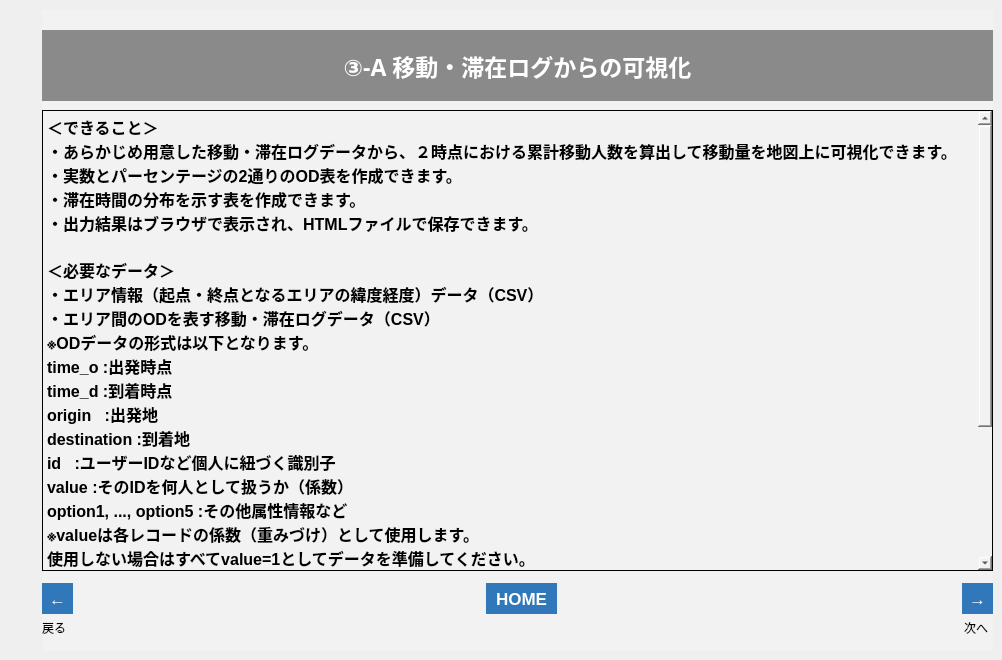
   <widget class="QWidget" name="tab_18">
    <attribute name="title">
     <string>003_1</string>
    </attribute>
    <widget class="QFrame" name="frame_18">
     <property name="geometry">
      <rect>
       <x>42</x>
       <y>10</y>
       <width>951</width>
       <height>641</height>
      </rect>
     </property>
     <property name="styleSheet">
      <string notr="true">background-color: rgb(242, 242, 242);</string>
     </property>
     <property name="frameShape">
      <enum>QFrame::NoFrame</enum>
     </property>
     <property name="frameShadow">
      <enum>QFrame::Plain</enum>
     </property>
     <property name="lineWidth">
      <number>0</number>
     </property>
     <widget class="QLabel" name="label_89">
      <property name="geometry">
       <rect>
        <x>922</x>
        <y>610</y>
        <width>31</width>
        <height>16</height>
       </rect>
      </property>
      <property name="text">
       <string>次へ</string>
      </property>
     </widget>
     <widget class="QLabel" name="label_90">
      <property name="geometry">
       <rect>
        <x>0</x>
        <y>610</y>
        <width>50</width>
        <height>16</height>
       </rect>
      </property>
      <property name="text">
       <string>戻る</string>
      </property>
     </widget>
     <widget class="QToolButton" name="btn_003_1_n">
      <property name="geometry">
       <rect>
        <x>920</x>
        <y>573</y>
        <width>31</width>
        <height>31</height>
       </rect>
      </property>
      <property name="font">
       <font>
        <pointsize>13</pointsize>
        <weight>75</weight>
        <bold>true</bold>
       </font>
      </property>
      <property name="styleSheet">
       <string notr="true">background-color: rgb(48,120,186);
color: rgb(255, 255, 255);
border: none;</string>
      </property>
      <property name="text">
       <string>→</string>
      </property>
     </widget>
     <widget class="QToolButton" name="btn_003_1_b">
      <property name="geometry">
       <rect>
        <x>0</x>
        <y>573</y>
        <width>31</width>
        <height>31</height>
       </rect>
      </property>
      <property name="font">
       <font>
        <pointsize>13</pointsize>
        <weight>75</weight>
        <bold>true</bold>
       </font>
      </property>
      <property name="styleSheet">
       <string notr="true">background-color: rgb(48,120,186);
color: rgb(255, 255, 255);
border: none;</string>
      </property>
      <property name="text">
       <string>←</string>
      </property>
     </widget>
     <widget class="QLabel" name="label_91">
      <property name="geometry">
       <rect>
        <x>0</x>
        <y>20</y>
        <width>951</width>
        <height>71</height>
       </rect>
      </property>
      <property name="font">
       <font>
        <family>游ゴシック</family>
        <pointsize>17</pointsize>
        <weight>75</weight>
        <bold>true</bold>
       </font>
      </property>
      <property name="styleSheet">
       <string notr="true">background-color: rgb(138, 138, 138);
color: rgb(255, 255, 255);</string>
      </property>
      <property name="text">
       <string>③-A 移動・滞在ログからの可視化</string>
      </property>
      <property name="alignment">
       <set>Qt::AlignCenter</set>
      </property>
     </widget>
     <widget class="QToolButton" name="btn_home_15">
      <property name="geometry">
       <rect>
        <x>444</x>
        <y>573</y>
        <width>71</width>
        <height>31</height>
       </rect>
      </property>
      <property name="font">
       <font>
        <pointsize>13</pointsize>
        <weight>75</weight>
        <bold>true</bold>
       </font>
      </property>
      <property name="styleSheet">
       <string notr="true">background-color: rgb(48,120,186);
color: rgb(255, 255, 255);
border: none;</string>
      </property>
      <property name="text">
       <string>HOME</string>
      </property>
     </widget>
     <widget class="QTextEdit" name="textEdit_3">
      <property name="geometry">
       <rect>
        <x>0</x>
        <y>100</y>
        <width>951</width>
        <height>461</height>
       </rect>
      </property>
      <property name="palette">
       <palette>
        <active>
         <colorrole role="Button">
          <brush brushstyle="SolidPattern">
           <color alpha="255">
            <red>242</red>
            <green>242</green>
            <blue>242</blue>
           </color>
          </brush>
         </colorrole>
         <colorrole role="Base">
          <brush brushstyle="SolidPattern">
           <color alpha="255">
            <red>242</red>
            <green>242</green>
            <blue>242</blue>
           </color>
          </brush>
         </colorrole>
         <colorrole role="Window">
          <brush brushstyle="SolidPattern">
           <color alpha="255">
            <red>242</red>
            <green>242</green>
            <blue>242</blue>
           </color>
          </brush>
         </colorrole>
         <colorrole role="Highlight">
          <brush brushstyle="SolidPattern">
           <color alpha="255">
            <red>143</red>
            <green>201</green>
            <blue>247</blue>
           </color>
          </brush>
         </colorrole>
        </active>
        <inactive>
         <colorrole role="Button">
          <brush brushstyle="SolidPattern">
           <color alpha="255">
            <red>242</red>
            <green>242</green>
            <blue>242</blue>
           </color>
          </brush>
         </colorrole>
         <colorrole role="Base">
          <brush brushstyle="SolidPattern">
           <color alpha="255">
            <red>242</red>
            <green>242</green>
            <blue>242</blue>
           </color>
          </brush>
         </colorrole>
         <colorrole role="Window">
          <brush brushstyle="SolidPattern">
           <color alpha="255">
            <red>242</red>
            <green>242</green>
            <blue>242</blue>
           </color>
          </brush>
         </colorrole>
         <colorrole role="Highlight">
          <brush brushstyle="SolidPattern">
           <color alpha="255">
            <red>143</red>
            <green>201</green>
            <blue>247</blue>
           </color>
          </brush>
         </colorrole>
        </inactive>
        <disabled>
         <colorrole role="Button">
          <brush brushstyle="SolidPattern">
           <color alpha="255">
            <red>242</red>
            <green>242</green>
            <blue>242</blue>
           </color>
          </brush>
         </colorrole>
         <colorrole role="Base">
          <brush brushstyle="SolidPattern">
           <color alpha="255">
            <red>242</red>
            <green>242</green>
            <blue>242</blue>
           </color>
          </brush>
         </colorrole>
         <colorrole role="Window">
          <brush brushstyle="SolidPattern">
           <color alpha="255">
            <red>242</red>
            <green>242</green>
            <blue>242</blue>
           </color>
          </brush>
         </colorrole>
         <colorrole role="Highlight">
          <brush brushstyle="SolidPattern">
           <color alpha="255">
            <red>143</red>
            <green>201</green>
            <blue>247</blue>
           </color>
          </brush>
         </colorrole>
        </disabled>
       </palette>
      </property>
      <property name="font">
       <font>
        <pointsize>14</pointsize>
       </font>
      </property>
      <property name="styleSheet">
       <string notr="true">selection-background-color: rgb(143, 201, 247);</string>
      </property>
      <property name="frameShape">
       <enum>QFrame::Panel</enum>
      </property>
      <property name="frameShadow">
       <enum>QFrame::Plain</enum>
      </property>
      <property name="verticalScrollBarPolicy">
       <enum>Qt::ScrollBarAlwaysOn</enum>
      </property>
      <property name="readOnly">
       <bool>true</bool>
      </property>
      <property name="html">
       <string>&lt;!DOCTYPE HTML PUBLIC &quot;-//W3C//DTD HTML 4.0//EN&quot; &quot;http://www.w3.org/TR/REC-html40/strict.dtd&quot;&gt;
&lt;html&gt;&lt;head&gt;&lt;meta name=&quot;qrichtext&quot; content=&quot;1&quot; /&gt;&lt;style type=&quot;text/css&quot;&gt;
p, li { white-space: pre-wrap; }
&lt;/style&gt;&lt;/head&gt;&lt;body style=&quot; font-family:'MS UI Gothic'; font-size:14pt; font-weight:400; font-style:normal;&quot;&gt;
&lt;p style=&quot; margin-top:0px; margin-bottom:0px; margin-left:0px; margin-right:0px; -qt-block-indent:0; text-indent:0px;&quot;&gt;&lt;span style=&quot; font-family:'游ゴシック'; font-size:12pt; font-weight:600; color:#000000;&quot;&gt;＜できること＞&lt;/span&gt;&lt;span style=&quot; font-size:12pt;&quot;&gt; &lt;/span&gt;&lt;/p&gt;
&lt;p style=&quot; margin-top:0px; margin-bottom:0px; margin-left:0px; margin-right:0px; -qt-block-indent:0; text-indent:0px;&quot;&gt;&lt;span style=&quot; font-family:'游ゴシック'; font-size:12pt; font-weight:600; color:#000000;&quot;&gt;・あらかじめ用意した移動・滞在ログデータから、２時点における累計移動人数を算出して移動量を地図上に可視化できます。&lt;/span&gt;&lt;span style=&quot; font-size:12pt;&quot;&gt; &lt;/span&gt;&lt;/p&gt;
&lt;p style=&quot; margin-top:0px; margin-bottom:0px; margin-left:0px; margin-right:0px; -qt-block-indent:0; text-indent:0px;&quot;&gt;&lt;span style=&quot; font-family:'游ゴシック'; font-size:12pt; font-weight:600; color:#000000;&quot;&gt;・実数とパーセンテージの&lt;/span&gt;&lt;span style=&quot; font-family:'Calibri'; font-size:12pt; font-weight:600; color:#000000;&quot;&gt;2&lt;/span&gt;&lt;span style=&quot; font-family:'游ゴシック'; font-size:12pt; font-weight:600; color:#000000;&quot;&gt;通りの&lt;/span&gt;&lt;span style=&quot; font-family:'Calibri'; font-size:12pt; font-weight:600; color:#000000;&quot;&gt;OD&lt;/span&gt;&lt;span style=&quot; font-family:'游ゴシック'; font-size:12pt; font-weight:600; color:#000000;&quot;&gt;表を作成できます。&lt;/span&gt;&lt;span style=&quot; font-size:12pt;&quot;&gt; &lt;/span&gt;&lt;/p&gt;
&lt;p style=&quot; margin-top:0px; margin-bottom:0px; margin-left:0px; margin-right:0px; -qt-block-indent:0; text-indent:0px;&quot;&gt;&lt;span style=&quot; font-family:'游ゴシック'; font-size:12pt; font-weight:600; color:#000000;&quot;&gt;・滞在時間の分布を示す表を作成できます。&lt;/span&gt;&lt;span style=&quot; font-size:12pt;&quot;&gt; &lt;/span&gt;&lt;/p&gt;
&lt;p style=&quot; margin-top:0px; margin-bottom:0px; margin-left:0px; margin-right:0px; -qt-block-indent:0; text-indent:0px;&quot;&gt;&lt;span style=&quot; font-family:'游ゴシック'; font-size:12pt; font-weight:600; color:#000000;&quot;&gt;・出力結果はブラウザで表示され、&lt;/span&gt;&lt;span style=&quot; font-family:'Calibri'; font-size:12pt; font-weight:600; color:#000000;&quot;&gt;HTML&lt;/span&gt;&lt;span style=&quot; font-family:'游ゴシック'; font-size:12pt; font-weight:600; color:#000000;&quot;&gt;ファイルで保存できます。&lt;/span&gt;&lt;span style=&quot; font-size:12pt;&quot;&gt; &lt;/span&gt;&lt;/p&gt;
&lt;p style=&quot;-qt-paragraph-type:empty; margin-top:0px; margin-bottom:0px; margin-left:0px; margin-right:0px; -qt-block-indent:0; text-indent:0px;&quot;&gt;&lt;br /&gt;&lt;/p&gt;
&lt;p style=&quot; margin-top:0px; margin-bottom:0px; margin-left:0px; margin-right:0px; -qt-block-indent:0; text-indent:0px;&quot;&gt;&lt;span style=&quot; font-family:'游ゴシック'; font-size:12pt; font-weight:600; color:#000000;&quot;&gt;＜必要なデータ＞&lt;/span&gt;&lt;span style=&quot; font-size:12pt;&quot;&gt; &lt;/span&gt;&lt;/p&gt;
&lt;p style=&quot; margin-top:0px; margin-bottom:0px; margin-left:0px; margin-right:0px; -qt-block-indent:0; text-indent:0px;&quot;&gt;&lt;span style=&quot; font-family:'游ゴシック'; font-size:12pt; font-weight:600; color:#000000;&quot;&gt;・エリア情報（起点・終点となるエリアの緯度経度）データ（&lt;/span&gt;&lt;span style=&quot; font-family:'Calibri'; font-size:12pt; font-weight:600; color:#000000;&quot;&gt;CSV&lt;/span&gt;&lt;span style=&quot; font-family:'游ゴシック'; font-size:12pt; font-weight:600; color:#000000;&quot;&gt;）&lt;/span&gt;&lt;span style=&quot; font-size:12pt;&quot;&gt; &lt;/span&gt;&lt;/p&gt;
&lt;p style=&quot; margin-top:0px; margin-bottom:0px; margin-left:0px; margin-right:0px; -qt-block-indent:0; text-indent:0px;&quot;&gt;&lt;span style=&quot; font-family:'游ゴシック'; font-size:12pt; font-weight:600; color:#000000;&quot;&gt;・エリア間の&lt;/span&gt;&lt;span style=&quot; font-family:'Calibri'; font-size:12pt; font-weight:600; color:#000000;&quot;&gt;OD&lt;/span&gt;&lt;span style=&quot; font-family:'游ゴシック'; font-size:12pt; font-weight:600; color:#000000;&quot;&gt;を表す移動・滞在ログデータ（&lt;/span&gt;&lt;span style=&quot; font-family:'Calibri'; font-size:12pt; font-weight:600; color:#000000;&quot;&gt;CSV&lt;/span&gt;&lt;span style=&quot; font-family:'游ゴシック'; font-size:12pt; font-weight:600; color:#000000;&quot;&gt;）&lt;/span&gt;&lt;span style=&quot; font-size:12pt;&quot;&gt; &lt;/span&gt;&lt;/p&gt;
&lt;p style=&quot; margin-top:0px; margin-bottom:0px; margin-left:0px; margin-right:0px; -qt-block-indent:0; text-indent:0px;&quot;&gt;&lt;span style=&quot; font-family:'Calibri'; font-size:12pt; font-weight:600; color:#000000;&quot;&gt;※OD&lt;/span&gt;&lt;span style=&quot; font-family:'游ゴシック'; font-size:12pt; font-weight:600; color:#000000;&quot;&gt;データの形式は以下となります。&lt;/span&gt;&lt;span style=&quot; font-size:12pt;&quot;&gt; &lt;/span&gt;&lt;/p&gt;
&lt;p style=&quot; margin-top:0px; margin-bottom:0px; margin-left:0px; margin-right:0px; -qt-block-indent:0; text-indent:0px;&quot;&gt;&lt;span style=&quot; font-family:'Calibri'; font-size:12pt; font-weight:600; color:#000000;&quot;&gt;time_o&lt;/span&gt;&lt;span style=&quot; font-family:'游ゴシック'; font-size:12pt; font-weight:600; color:#000000;&quot;&gt; &lt;/span&gt;&lt;span style=&quot; font-family:'Calibri'; font-size:12pt; font-weight:600; color:#000000;&quot;&gt;:&lt;/span&gt;&lt;span style=&quot; font-family:'游ゴシック'; font-size:12pt; font-weight:600; color:#000000;&quot;&gt;出発時点&lt;/span&gt;&lt;span style=&quot; font-size:12pt;&quot;&gt; &lt;/span&gt;&lt;/p&gt;
&lt;p style=&quot; margin-top:0px; margin-bottom:0px; margin-left:0px; margin-right:0px; -qt-block-indent:0; text-indent:0px;&quot;&gt;&lt;span style=&quot; font-family:'Calibri'; font-size:12pt; font-weight:600; color:#000000;&quot;&gt;time_d&lt;/span&gt;&lt;span style=&quot; font-family:'游ゴシック'; font-size:12pt; font-weight:600; color:#000000;&quot;&gt; &lt;/span&gt;&lt;span style=&quot; font-family:'Calibri'; font-size:12pt; font-weight:600; color:#000000;&quot;&gt;:&lt;/span&gt;&lt;span style=&quot; font-family:'游ゴシック'; font-size:12pt; font-weight:600; color:#000000;&quot;&gt;到着時点&lt;/span&gt;&lt;span style=&quot; font-size:12pt;&quot;&gt; &lt;/span&gt;&lt;/p&gt;
&lt;p style=&quot; margin-top:0px; margin-bottom:0px; margin-left:0px; margin-right:0px; -qt-block-indent:0; text-indent:0px;&quot;&gt;&lt;span style=&quot; font-family:'Calibri'; font-size:12pt; font-weight:600; color:#000000;&quot;&gt;origin&lt;/span&gt;&lt;span style=&quot; font-family:'游ゴシック'; font-size:12pt; font-weight:600; color:#000000;&quot;&gt;   &lt;/span&gt;&lt;span style=&quot; font-family:'Calibri'; font-size:12pt; font-weight:600; color:#000000;&quot;&gt;:&lt;/span&gt;&lt;span style=&quot; font-family:'游ゴシック'; font-size:12pt; font-weight:600; color:#000000;&quot;&gt;出発地&lt;/span&gt;&lt;span style=&quot; font-size:12pt;&quot;&gt; &lt;/span&gt;&lt;/p&gt;
&lt;p style=&quot; margin-top:0px; margin-bottom:0px; margin-left:0px; margin-right:0px; -qt-block-indent:0; text-indent:0px;&quot;&gt;&lt;span style=&quot; font-family:'Calibri'; font-size:12pt; font-weight:600; color:#000000;&quot;&gt;destination&lt;/span&gt;&lt;span style=&quot; font-family:'游ゴシック'; font-size:12pt; font-weight:600; color:#000000;&quot;&gt; &lt;/span&gt;&lt;span style=&quot; font-family:'Calibri'; font-size:12pt; font-weight:600; color:#000000;&quot;&gt;:&lt;/span&gt;&lt;span style=&quot; font-family:'游ゴシック'; font-size:12pt; font-weight:600; color:#000000;&quot;&gt;到着地&lt;/span&gt;&lt;span style=&quot; font-size:12pt;&quot;&gt; &lt;/span&gt;&lt;/p&gt;
&lt;p style=&quot; margin-top:0px; margin-bottom:0px; margin-left:0px; margin-right:0px; -qt-block-indent:0; text-indent:0px;&quot;&gt;&lt;span style=&quot; font-family:'Calibri'; font-size:12pt; font-weight:600; color:#000000;&quot;&gt;id&lt;/span&gt;&lt;span style=&quot; font-family:'游ゴシック'; font-size:12pt; font-weight:600; color:#000000;&quot;&gt; &lt;/span&gt;&lt;span style=&quot; font-family:'Calibri'; font-size:12pt; font-weight:600; color:#000000;&quot;&gt;  :&lt;/span&gt;&lt;span style=&quot; font-family:'游ゴシック'; font-size:12pt; font-weight:600; color:#000000;&quot;&gt;ユーザー&lt;/span&gt;&lt;span style=&quot; font-family:'Calibri'; font-size:12pt; font-weight:600; color:#000000;&quot;&gt;ID&lt;/span&gt;&lt;span style=&quot; font-family:'游ゴシック'; font-size:12pt; font-weight:600; color:#000000;&quot;&gt;など個人に紐づく識別子&lt;/span&gt;&lt;span style=&quot; font-size:12pt;&quot;&gt; &lt;/span&gt;&lt;/p&gt;
&lt;p style=&quot; margin-top:0px; margin-bottom:0px; margin-left:0px; margin-right:0px; -qt-block-indent:0; text-indent:0px;&quot;&gt;&lt;span style=&quot; font-family:'Calibri'; font-size:12pt; font-weight:600; color:#000000;&quot;&gt;value&lt;/span&gt;&lt;span style=&quot; font-family:'游ゴシック'; font-size:12pt; font-weight:600; color:#000000;&quot;&gt; &lt;/span&gt;&lt;span style=&quot; font-family:'Calibri'; font-size:12pt; font-weight:600; color:#000000;&quot;&gt;:&lt;/span&gt;&lt;span style=&quot; font-family:'游ゴシック'; font-size:12pt; font-weight:600; color:#000000;&quot;&gt;その&lt;/span&gt;&lt;span style=&quot; font-family:'Calibri'; font-size:12pt; font-weight:600; color:#000000;&quot;&gt;ID&lt;/span&gt;&lt;span style=&quot; font-family:'游ゴシック'; font-size:12pt; font-weight:600; color:#000000;&quot;&gt;を何人として扱うか（係数）&lt;/span&gt;&lt;span style=&quot; font-size:12pt;&quot;&gt; &lt;/span&gt;&lt;/p&gt;
&lt;p style=&quot; margin-top:0px; margin-bottom:0px; margin-left:0px; margin-right:0px; -qt-block-indent:0; text-indent:0px;&quot;&gt;&lt;span style=&quot; font-family:'Calibri'; font-size:12pt; font-weight:600; color:#000000;&quot;&gt;option1, ..., option5 :&lt;/span&gt;&lt;span style=&quot; font-family:'游ゴシック'; font-size:12pt; font-weight:600; color:#000000;&quot;&gt;その他属性情報など&lt;/span&gt;&lt;span style=&quot; font-size:12pt;&quot;&gt; &lt;/span&gt;&lt;/p&gt;
&lt;p style=&quot; margin-top:0px; margin-bottom:0px; margin-left:0px; margin-right:0px; -qt-block-indent:0; text-indent:0px;&quot;&gt;&lt;span style=&quot; font-family:'Calibri'; font-size:12pt; font-weight:600; color:#000000;&quot;&gt;※value&lt;/span&gt;&lt;span style=&quot; font-family:'游ゴシック'; font-size:12pt; font-weight:600; color:#000000;&quot;&gt;は各レコードの係数（重みづけ）として使用します。&lt;/span&gt;&lt;span style=&quot; font-size:12pt; color:#000000;&quot;&gt; &lt;/span&gt;&lt;/p&gt;
&lt;p style=&quot; margin-top:0px; margin-bottom:0px; margin-left:0px; margin-right:0px; -qt-block-indent:0; text-indent:0px;&quot;&gt;&lt;span style=&quot; font-family:'游ゴシック'; font-size:12pt; font-weight:600; color:#000000;&quot;&gt;使用しない場合はすべて&lt;/span&gt;&lt;span style=&quot; font-family:'Calibri'; font-size:12pt; font-weight:600; color:#000000;&quot;&gt;value=1&lt;/span&gt;&lt;span style=&quot; font-family:'游ゴシック'; font-size:12pt; font-weight:600; color:#000000;&quot;&gt;としてデータを準備してください。&lt;/span&gt;&lt;span style=&quot; font-size:12pt;&quot;&gt; &lt;/span&gt;&lt;/p&gt;
&lt;p style=&quot; margin-top:0px; margin-bottom:0px; margin-left:0px; margin-right:0px; -qt-block-indent:0; text-indent:0px;&quot;&gt;&lt;span style=&quot; font-family:'游ゴシック'; font-size:12pt; font-weight:600; color:#000000;&quot;&gt;詳細はご利用ガイド（&lt;/span&gt;&lt;span style=&quot; font-family:'Calibri'; font-size:12pt; font-weight:600; color:#000000;&quot;&gt;QA&lt;/span&gt;&lt;span style=&quot; font-family:'游ゴシック'; font-size:12pt; font-weight:600; color:#000000;&quot;&gt;）をご確認ください。&lt;/span&gt; &lt;span style=&quot; font-size:12pt;&quot;&gt; &lt;/span&gt;&lt;/p&gt;
&lt;p style=&quot;-qt-paragraph-type:empty; margin-top:0px; margin-bottom:0px; margin-left:0px; margin-right:0px; -qt-block-indent:0; text-indent:0px;&quot;&gt;&lt;br /&gt;&lt;/p&gt;
&lt;p style=&quot; margin-top:0px; margin-bottom:0px; margin-left:0px; margin-right:0px; -qt-block-indent:0; text-indent:0px;&quot;&gt;&lt;span style=&quot; font-family:'游ゴシック'; font-size:12pt; font-weight:600; color:#000000;&quot;&gt;＜人流データ以外に利用できるデータ（任意）＞&lt;/span&gt;&lt;span style=&quot; font-size:12pt;&quot;&gt; &lt;/span&gt;&lt;/p&gt;
&lt;p style=&quot; margin-top:0px; margin-bottom:0px; margin-left:0px; margin-right:0px; -qt-block-indent:0; text-indent:0px;&quot;&gt;&lt;span style=&quot; font-family:'游ゴシック'; font-size:12pt; font-weight:600; color:#000000;&quot;&gt;・人流データの抽出条件（&lt;/span&gt;&lt;span style=&quot; font-family:'Calibri'; font-size:12pt; font-weight:600; color:#000000;&quot;&gt;option&lt;/span&gt;&lt;span style=&quot; font-family:'游ゴシック'; font-size:12pt; font-weight:600; color:#000000;&quot;&gt;項目）と表示名の対応関係を設定するデータ（&lt;/span&gt;&lt;span style=&quot; font-family:'Calibri'; font-size:12pt; font-weight:600; color:#000000;&quot;&gt;CSV&lt;/span&gt;&lt;span style=&quot; font-family:'游ゴシック'; font-size:12pt; font-weight:600; color:#000000;&quot;&gt;）&lt;/span&gt;&lt;span style=&quot; font-size:12pt;&quot;&gt; &lt;/span&gt;&lt;/p&gt;
&lt;p style=&quot; margin-top:0px; margin-bottom:0px; margin-left:0px; margin-right:0px; -qt-block-indent:0; text-indent:0px;&quot;&gt;&lt;span style=&quot; font-family:'游ゴシック'; font-size:12pt; font-weight:600; color:#000000;&quot;&gt;・人流データの抽出条件（&lt;/span&gt;&lt;span style=&quot; font-family:'Calibri'; font-size:12pt; font-weight:600; color:#000000;&quot;&gt;option&lt;/span&gt;&lt;span style=&quot; font-family:'游ゴシック'; font-size:12pt; font-weight:600; color:#000000;&quot;&gt;項目）と表示名の対応関係を設定するデータ（&lt;/span&gt;&lt;span style=&quot; font-family:'Calibri'; font-size:12pt; font-weight:600; color:#000000;&quot;&gt;CSV&lt;/span&gt;&lt;span style=&quot; font-family:'游ゴシック'; font-size:12pt; font-weight:600; color:#000000;&quot;&gt;）&lt;/span&gt; &lt;/p&gt;
&lt;p style=&quot; margin-top:0px; margin-bottom:0px; margin-left:0px; margin-right:0px; -qt-block-indent:0; text-indent:0px;&quot;&gt;&lt;span style=&quot; font-family:'Calibri'; font-size:12pt; font-weight:600; color:#000000;&quot;&gt;※&lt;/span&gt;&lt;span style=&quot; font-family:'游ゴシック'; font-size:12pt; font-weight:600; color:#000000;&quot;&gt;②のセンサーに紐づく人流データに含まれるオプション項目&lt;/span&gt;&lt;span style=&quot; font-family:'Calibri'; font-size:12pt; font-weight:600; color:#000000;&quot;&gt;option1&lt;/span&gt;&lt;span style=&quot; font-family:'游ゴシック'; font-size:12pt; font-weight:600; color:#000000;&quot;&gt;～&lt;/span&gt;&lt;span style=&quot; font-family:'Calibri'; font-size:12pt; font-weight:600; color:#000000;&quot;&gt;5&lt;/span&gt;&lt;span style=&quot; font-family:'游ゴシック'; font-size:12pt; font-weight:600; color:#000000;&quot;&gt;に&lt;/span&gt; &lt;/p&gt;
&lt;p style=&quot; margin-top:0px; margin-bottom:0px; margin-left:0px; margin-right:0px; -qt-block-indent:0; text-indent:0px;&quot;&gt;&lt;span style=&quot; font-family:'游ゴシック'; font-size:12pt; font-weight:600; color:#000000;&quot;&gt;任意の表示名を付与するために、&lt;/span&gt;&lt;span style=&quot; font-family:'Calibri'; font-size:12pt; font-weight:600; color:#000000;&quot;&gt;option, name&lt;/span&gt;&lt;span style=&quot; font-family:'游ゴシック'; font-size:12pt; font-weight:600; color:#000000;&quot;&gt;の列を持つデータを読み込みます。&lt;/span&gt; &lt;/p&gt;
&lt;p style=&quot; margin-top:0px; margin-bottom:0px; margin-left:0px; margin-right:0px; -qt-block-indent:0; text-indent:0px;&quot;&gt;&lt;span style=&quot; font-family:'Calibri'; font-size:12pt; font-weight:600; color:#000000;&quot;&gt;※&lt;/span&gt;&lt;span style=&quot; font-family:'游ゴシック'; font-size:12pt; font-weight:600; color:#000000;&quot;&gt;サンプルデータをご確認の上、形式を合わせてご準備ください。&lt;/span&gt;&lt;span style=&quot; font-size:12pt;&quot;&gt; &lt;/span&gt;&lt;/p&gt;&lt;/body&gt;&lt;/html&gt;</string>
      </property>
     </widget>
    </widget>
   </widget>
